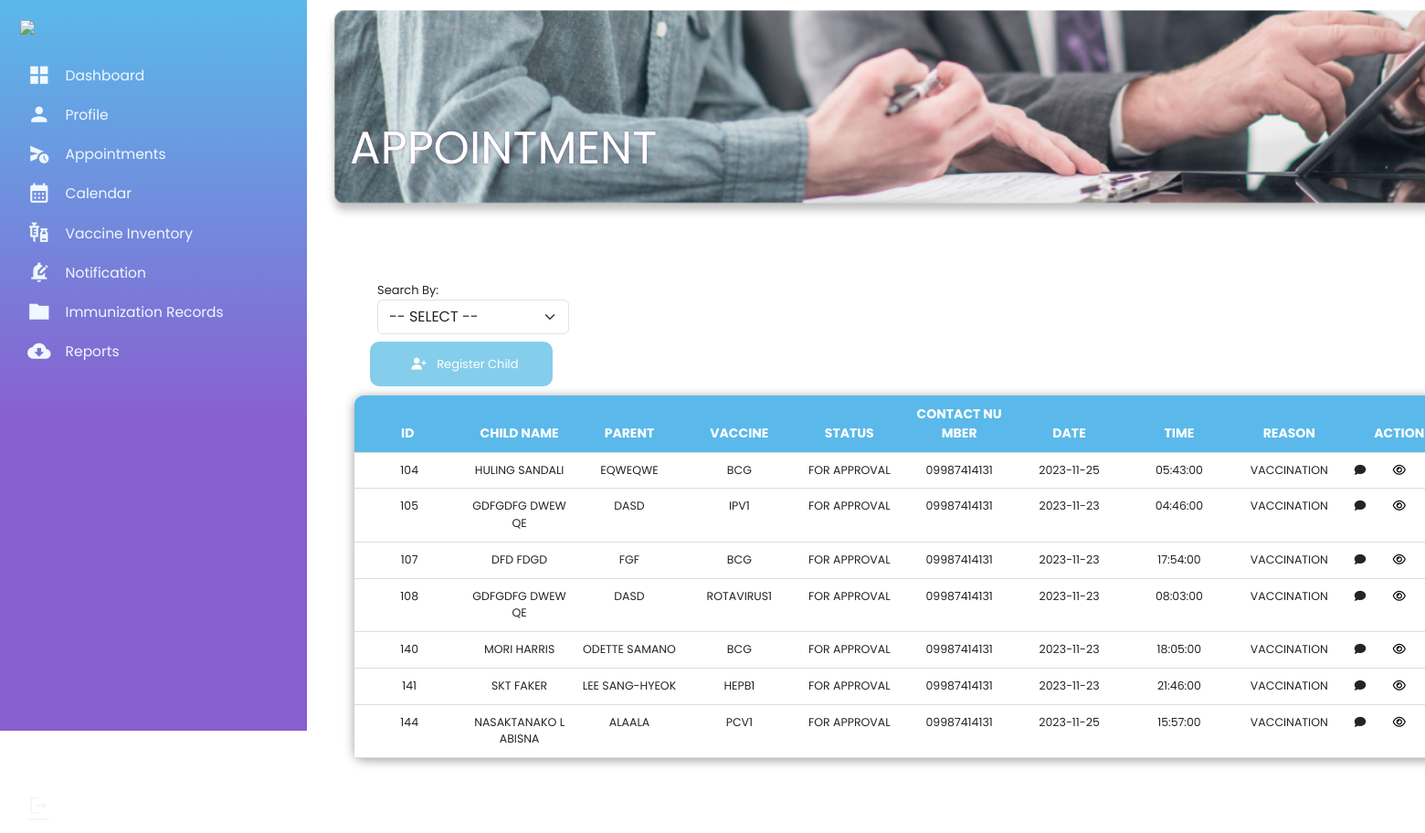
/Admin/Appointment-TAB.php (signed in), run on the app's committed database.
### tables this page shows
CREATE TABLE `appointmenttable` (
  `appt_id` int(11) NOT NULL,
  `userid` int(11) NOT NULL,
  `cid` int(11) NOT NULL,
  `vacid` int(11) NOT NULL,
  `appt_time` time DEFAULT NULL,
  `appt_date` date NOT NULL,
  `dose` int(11) NOT NULL,
  `child_name` varchar(50) NOT NULL,
  `guardian_name` varchar(50) NOT NULL,
  `contact_number` varchar(50) DEFAULT NULL,
  `age` varchar(50) DEFAULT NULL,
  `email` varchar(50) NOT NULL,
  `appointment_status` int(11) DEFAULT 0,
  `vaccine_administer` varchar(100) DEFAULT NULL,
  `for_reason` varchar(50) DEFAULT NULL,
  `status_desc` varchar(100) NOT NULL
);

CREATE TABLE `vaccineinventory` (
  `vacid` int(11) NOT NULL,
  `vac_name` varchar(11) NOT NULL,
  `vac_desc` varchar(40) NOT NULL,
  `stocks` int(11) NOT NULL,
  `administered` int(11) NOT NULL,
  `req_dose` int(11) NOT NULL,
  `lower_limit` varchar(11) NOT NULL,
  `upper_limit` varchar(11) NOT NULL,
  `exp_date` date NOT NULL,
  `active` int(11) DEFAULT 1
);

### Admin_appointment/admin_appointment_controller.php (called while the page is built, shortened)
<?php
include '../Homepage/config.php';
$select = mysqli_query($conn, "SELECT * FROM appointmenttable a
LEFT JOIN vaccineinventory b ON a.vacid = b.vacid WHERE a.appointment_status = 1") or die('query failed');
$appointmenttable = mysqli_fetch_all($select, MYSQLI_ASSOC);
?>

### Admin/Appointment-TAB.php (the view, shortened to what this page needs)
<!DOCTYPE html>
<html>
<?php include('../include/include.php'); ?>
<?php include('../templates/Header.php'); ?>
<link rel="stylesheet" href="./css/style5.css">
<link rel="stylesheet" href="./css/appointment_tab.css">
<?php include('../Admin_appointment/admin_appointment_controller.php');
include('../Admin_appointment/vaccine_details.php'); ?>
<body>
    <div class="dash-container">
    <div class="column1">
         <?php include('../templates/Admin-Dash.php'); ?>
    </div>
    <div class="column">
    <div class="dashboard">
                <img class="appt" src="./images/Appointment.png">
            <div class="dashboard-text">
                <h1 class="text-white">APPOINTMENT</h1>
            </div>
            </div>
        <div class="table">
        <div class="search" style="margin-bottom:10px;">
<div class="form-group">
    <div class="row">
        <div class="col-auto">
             <div style="position: relative; display: inline-block;">
                <span>Search By:</span>
                <select class="form-select" id="search_dropdown">
                    <option>-- SELECT --</option>
                </select>
            </div>
        </div>
    </div>
</div>
                <button id="open_appointment_form" onclick="openModal('set_appointment')" style=""><span style="background-color:transparent; color:white;" class="fa fa-user-plus"></span> Register Child </button>
        </div>
            <div class="table_section">
                    <div class="row"  style="position:relative; left:80px;">
                                     <table class="table" id="data_table">
                                        <thead class="">
                                            <tr>
                                                <th scope="col" class="col col-auto ps-1 pe-2 text-uppercase">
                                                    <text>id</text>
                                                </th>
                                                <th scope="col" class="col col-auto ps-2 pe-2 text-uppercase">
                                                    <text>child name</text>
                                                </th>
                                                <th scope="col" class="col col-auto ps-2 pe-2 text-uppercase">
                                                    <text>parent</text>
                                                </th>
                                                <th scope="col" class="col col-auto ps-2 pe-2 text-uppercase">
                                                    <text>vaccine</text>
                                                </th>
                                                <th scope="col" class="col col-auto ps-2 pe-2 text-uppercase">
                                                    <text>status</text>
                                                </th>
                                                <th scope="col" class="col col-auto ps-2 pe-2 text-uppercase">
                                                    <text>contact number</text>
                                                </th>
                                                <th scope="col" class="col col-auto ps-2 pe-2 text-uppercase">
                                                    <text>date</text>
                                                </th>
                                                <th scope="col" class="col col-auto ps-2 pe-2 text-uppercase">
                                                    <text>time</text>
                                                </th>
                                                 <th scope="col" class="col col-auto ps-2 pe-2 text-uppercase">
                                                    <text>reason</text>
                                                </th>
                                                <th scope="col" class="col col-auto ps-2 pe-2 text-uppercase">
                                                    <text>action</text>
                                                </th>
                                            </tr>
                                        </thead>
                                        <tbody class="p-3 fs-7 text-white text-center">
                                            <?php
                                                foreach($appointmenttable as $info){
                                                    $appt_id = $info['appt_id'];
                                                    $cid = $info['cid'];
                                                    $appt_time = $info['appt_time'];
                                                    $appt_date = $info['appt_date'];
                                                    $child_name = $info['child_name'];
                                                    $guardian_name = $info['guardian_name'];
                                                    $contact_number = $info['contact_number'];
                                                    $appointment_status = $info['appointment_status'];
                                                    $vac_name = $info['vac_name'];
                                                    $for_reason = $info['for_reason'];
                                                    if($appointment_status == 1 ){
                                                        $appointment_status_list = "For Approval";
                                                    }
                                            ?>
                                             <tr>
                                                <td scope="col" class="col col-auto ps-2 pe-2 text-uppercase">
                                                    <text><?php echo $appt_id; ?></text>
                                                </td>
                                                <td scope="col" class="col col-auto ps-2 pe-2 text-uppercase">
                                                    <text><?php echo $child_name; ?></text>
                                                </td>
                                                <td scope="col" class="col col-auto ps-2 pe-2 text-uppercase">
                                                    <text><?php echo $guardian_name; ?></text>
                                                </td>
                                                <td scope="col" class="col col-auto ps-2 pe-2 text-uppercase">
                                                    <text><?php echo $vac_name; ?></text>
                                                </td>
                                                <td scope="col" class="col col-auto ps-2 pe-2 text-uppercase">
                                                    <text><?php echo $appointment_status_list; ?></text>
                                                </td>
                                                <td scope="col" class="col col-auto ps-2 pe-2 text-uppercase">
                                                    <text><?php echo $contact_number; ?></text>
                                                </td>
                                                <td scope="col" class="col col-auto ps-2 pe-2 text-uppercase">
                                                    <text><?php echo $appt_date; ?></text>
                                                </td>
                                                <td scope="col" class="col col-auto ps-2 pe-2 text-uppercase">
                                                    <text><?php echo $appt_time; ?></text>
                                                </td>
                                                <td scope="col" class="col col-auto ps-2 pe-2 text-uppercase">
                                                    <text><?php echo $for_reason; ?></text>
                                                </td>
                                                <td scope="col" class="col col-auto ps-2 pe-2 text-uppercase">
                                                    <div class="row">
                                                        <div class="col-lg-4">
                                                            <a id="send_notif-<?php echo $appt_id; ?>"  style="cursor:pointer;">
                                                                <i class="fa fa-comment"></i>
                                                            </a>
                                                        </div>
                                                        <div class="col-lg-4">
                                                            <a href="../Admin/admin_more_info.php?id=<?= $cid; ?>" style="cursor:pointer; color:black;">
                                                                <i class="fa fa-eye"></i>
                                                            </a>
                                                        </div>
                                                        <div class="col-lg-4">
                                                        </div>
                                                    </div>
                                                </td>
                                            </tr>
                                            <?php } ?>
                                        </tbody>
                                    </table>
                    </div>
                    </div>
            </div>
    </div>
    </div>
</body>
</html>

### Admin/css/style5.css (style rules this page uses)
.column { position: absolute; left: 270px; right: 50px; }
.column1 { position: fixed; height: 100%; }
.dashboard { position: relative; }
.dashboard img { padding: 8px 85px; width: 1500px; }
.dashboard-text { position: absolute; top: 100px; padding: 25px 113px; }
.dashboard-text h1 { color: rgb(56, 53, 100); text-shadow: 0px 0px 3px rgba(101, 53, 113, 0.5); font-family: 'Poppins', sans-serif; font-size: 50px; font-style: normal; font-weight: 400; line-height: normal; }
table { width: 100%; table-layout: fixed; max-width: 1000px; min-width: 900px; border-collapse: collapse; background-color: #ffffff; border: none; border-radius: 10px; box-shadow: 0 2px 12px 0 rgba(0, 0, 0, .4); }
.table2_section th, td { border-bottom: 1px solid #dddddd; padding: 10px 5px; word-break: break-all; text-align: center; }
.search { margin-left: 105px; width: 95%; }
.search button { border: none; outline: none; border-radius: 6px; cursor: pointer; padding: 11px; background-color: #8860D0; color: #ffffff; transition: .3s ease; }
.table3_section th, td { border-bottom: 1px solid #dddddd; padding: 10px 5px; word-break: break-all; text-align: center; }
.ReportDetails-content .modal-table_section th, td { border-bottom: 1px solid #dddddd; padding: 10px 5px; word-break: break-all; text-align: center; }
@media screen and (max-width: 2560px) { .dashboard img { width: 110%; padding-left: 90px; } }
@media screen and (max-width: 2560px) { table { max-width: 2000px; font-size: 15px; margin: 0 10px 0 20px; } }

### Admin/css/appointment_tab.css (style rules this page uses)
* { margin: 0; padding: 0; outline: 0; appearance: none; border: 0; text-decoration: none; list-style: none; box-sizing: border-box; }
body { display: grid; height: 100%; font-family: Poppins, sans-serif; font-size: 13px; background: white; background-size: cover; background-repeat: no-repeat; background-position: center center; user-select: none; overflow-x: hidden; }
.dash-container { display: grid; width: 96%; gap: 1.8rem; grid-template-columns: 14rem auto 23rem; }
img { display: block; width: 100%; }
.dashboard { position: relative; }
.dashboard img { padding: 8px 85px; width: 1198px; flex-shrink: 0; }
.dashboard-text { position: absolute; top: 100px; padding: 25px 113px; }
h1 { color: #FFF; text-shadow: 5px 6px 2px rgba(0, 0, 0, 0.50); font-family: 'Poppins', sans-serif; font-size: 40px; font-style: normal; font-weight: 400; line-height: normal; }
.table { width: 100% !important; padding: 50px 30px !important; }
table { width: 100% !important; table-layout: fixed !important; max-width: 1250px !important; min-width: 900px !important; border-collapse: collapse !important; background-color: #ffffff !important; border: none !important; border-radius: 10px !important; box-shadow: 0 2px 12px 0 rgba(0, 0, 0, .4) !important; }
.table button { border: none !important; outline: none !important; width: 100% !important; max-width: 200px !important; border-radius: 10px !important; background-color: #84CEEB !important; cursor: pointer !important; padding: 10px !important; color: #ffffff !important; transition: .3s ease !important; }
thead th { position: sticky !important; top: 0 !important; background-color:#5AB9EA!important; color: #ffffff !important; font-size: 14px !important; }
thead th:nth-child(1) { border-radius: 10px 0 0 0 !important; }
thead th:nth-child(10) { border-radius: 0 10px 0 0 !important; }
th, td { border-bottom: 1px solid #dddddd !important; padding: 10px 20px 10px 20px !important; word-break: break-all !important; text-align: center !important; font-size: smaller; }
.column { position: absolute; left: 270px; right: 50px; }
.column1 { position: fixed; height: 100%; }
.dashboard img { padding: 8px 85px; width: 1500px; }
.dashboard-text h1 { color: whitesmoke; text-shadow: 0px 0px 3px rgba(101, 53, 113, 0.5); font-family: 'Poppins', sans-serif; font-size: 50px; font-style: normal; font-weight: 400; line-height: normal; }

### assets/css/style0.css (style rules this page uses)
* { margin: 0; padding: 0; outline: 0; border: 0; text-decoration: none; list-style: none; box-sizing: border-box; }
body { display: grid; height: 100%; font-family: Poppins, sans-serif; font-size: 13px; background: white; background-size: cover; background-repeat: no-repeat; background-position: center center; user-select: none; overflow-x: hidden; }
.dash-container { display: grid; width: 96%; gap: 1.8rem; grid-template-columns: 14rem auto 23rem; }
img { display: block; width: 100%; }

### data on the page
appointmenttable: appt_id "104", child_name "HULING SANDALI", guardian_name "EQWEQWE", vacid.vac_name "BCG", appointment_status "FOR APPROVAL", contact_number "09987414131", appt_date "2023-11-25", appt_time "05:43:00", for_reason "VACCINATION"
appointmenttable: appt_id "105", child_name "GDFGDFG DWEWQE", guardian_name "DASD", vacid.vac_name "IPV1", appointment_status "FOR APPROVAL", contact_number "09987414131", appt_date "2023-11-23", appt_time "04:46:00", for_reason "VACCINATION"
appointmenttable: appt_id "107", child_name "DFD FDGD", guardian_name "FGF", vacid.vac_name "BCG", appointment_status "FOR APPROVAL", contact_number "09987414131", appt_date "2023-11-23", appt_time "17:54:00", for_reason "VACCINATION"
appointmenttable: appt_id "108", child_name "GDFGDFG DWEWQE", guardian_name "DASD", vacid.vac_name "ROTAVIRUS1", appointment_status "FOR APPROVAL", contact_number "09987414131", appt_date "2023-11-23", appt_time "08:03:00", for_reason "VACCINATION"
appointmenttable: appt_id "140", child_name "MORI HARRIS", guardian_name "ODETTE SAMANO", vacid.vac_name "BCG", appointment_status "FOR APPROVAL", contact_number "09987414131", appt_date "2023-11-23", appt_time "18:05:00", for_reason "VACCINATION"
appointmenttable: appt_id "141", child_name "SKT FAKER", guardian_name "LEE SANG-HYEOK", vacid.vac_name "HEPB1", appointment_status "FOR APPROVAL", contact_number "09987414131", appt_date "2023-11-23", appt_time "21:46:00", for_reason "VACCINATION"
appointmenttable: appt_id "144", child_name "NASAKTANAKO LABISNA", guardian_name "ALAALA", vacid.vac_name "PCV1", appointment_status "FOR APPROVAL", contact_number "09987414131", appt_date "2023-11-25", appt_time "15:57:00", for_reason "VACCINATION"
